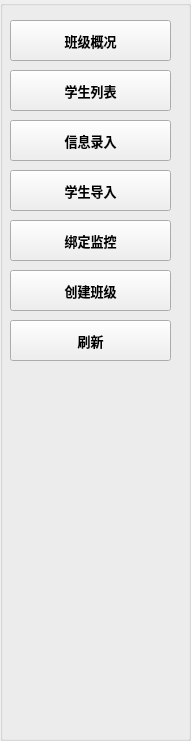
       <widget class="QGroupBox" name="groupBox_6">
        <property name="geometry">
         <rect>
          <x>30</x>
          <y>110</y>
          <width>191</width>
          <height>741</height>
         </rect>
        </property>
        <property name="title">
         <string/>
        </property>
        <widget class="QPushButton" name="pushButton_6">
         <property name="geometry">
          <rect>
           <x>10</x>
           <y>270</y>
           <width>161</width>
           <height>41</height>
          </rect>
         </property>
         <property name="font">
          <font>
           <pointsize>10</pointsize>
           <weight>75</weight>
           <bold>true</bold>
          </font>
         </property>
         <property name="styleSheet">
          <string notr="true"/>
         </property>
         <property name="text">
          <string>创建班级</string>
         </property>
        </widget>
        <widget class="QPushButton" name="pushButton_5">
         <property name="geometry">
          <rect>
           <x>10</x>
           <y>220</y>
           <width>161</width>
           <height>41</height>
          </rect>
         </property>
         <property name="font">
          <font>
           <pointsize>10</pointsize>
           <weight>75</weight>
           <bold>true</bold>
          </font>
         </property>
         <property name="styleSheet">
          <string notr="true"/>
         </property>
         <property name="text">
          <string>绑定监控</string>
         </property>
        </widget>
        <widget class="QPushButton" name="pushButton_4">
         <property name="geometry">
          <rect>
           <x>10</x>
           <y>170</y>
           <width>161</width>
           <height>41</height>
          </rect>
         </property>
         <property name="font">
          <font>
           <pointsize>10</pointsize>
           <weight>75</weight>
           <bold>true</bold>
          </font>
         </property>
         <property name="styleSheet">
          <string notr="true"/>
         </property>
         <property name="text">
          <string>学生导入</string>
         </property>
        </widget>
        <widget class="QPushButton" name="pushButton_3">
         <property name="geometry">
          <rect>
           <x>10</x>
           <y>120</y>
           <width>161</width>
           <height>41</height>
          </rect>
         </property>
         <property name="font">
          <font>
           <pointsize>10</pointsize>
           <weight>75</weight>
           <bold>true</bold>
          </font>
         </property>
         <property name="styleSheet">
          <string notr="true"/>
         </property>
         <property name="text">
          <string>信息录入</string>
         </property>
        </widget>
        <widget class="QPushButton" name="pushButton_2">
         <property name="geometry">
          <rect>
           <x>10</x>
           <y>70</y>
           <width>161</width>
           <height>41</height>
          </rect>
         </property>
         <property name="font">
          <font>
           <pointsize>10</pointsize>
           <weight>75</weight>
           <bold>true</bold>
          </font>
         </property>
         <property name="styleSheet">
          <string notr="true"/>
         </property>
         <property name="text">
          <string>学生列表</string>
         </property>
        </widget>
        <widget class="QPushButton" name="pushButton">
         <property name="geometry">
          <rect>
           <x>10</x>
           <y>20</y>
           <width>161</width>
           <height>41</height>
          </rect>
         </property>
         <property name="font">
          <font>
           <pointsize>10</pointsize>
           <weight>75</weight>
           <bold>true</bold>
          </font>
         </property>
         <property name="styleSheet">
          <string notr="true"/>
         </property>
         <property name="text">
          <string>班级概况</string>
         </property>
        </widget>
        <widget class="QPushButton" name="pushButton_16">
         <property name="geometry">
          <rect>
           <x>10</x>
           <y>320</y>
           <width>161</width>
           <height>41</height>
          </rect>
         </property>
         <property name="font">
          <font>
           <pointsize>10</pointsize>
           <weight>75</weight>
           <bold>true</bold>
          </font>
         </property>
         <property name="styleSheet">
          <string notr="true"/>
         </property>
         <property name="text">
          <string>刷新</string>
         </property>
        </widget>
       </widget>
